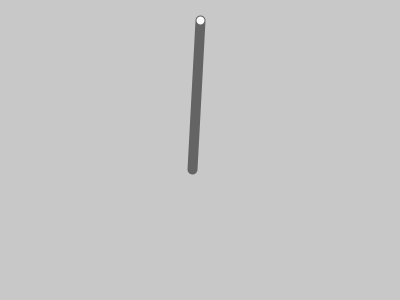
Frame 1 (no input)
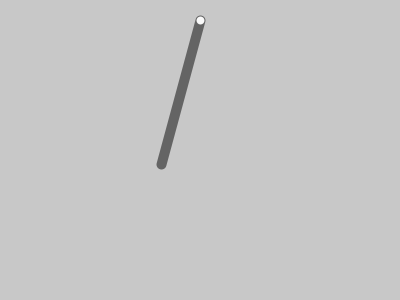
Frame 60 (the mouse pressed at the canvas centre just before this capture)
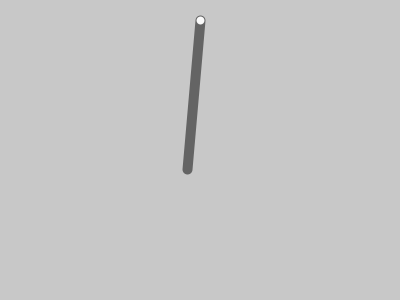
Frame 120 (the mouse held since frame 60 and released just before this capture)

The Processing sketch that drew these frames (run headless with seeded random() and noise(); from frame 60 on, the mouse is pressed at the canvas centre):

// Processing sketch: processing_148612
// ── processing_148612.pde


float period = 5;
float amplitude = 15;
void setup()
{
size(400,300);
}
void draw()
{
background(200);
translate(width/2,20);
float angle = motion();
rotate(angle);
pendulum();
}
void pendulum()
{
stroke(100);
strokeWeight(10);
line(0,0,0,150);
stroke(250);
strokeWeight(8);
point(0,0);
}
float motion()
{
float time = norm(millis(),0,1000);
float fraction = norm(time,0,period);
float shm = sin(fraction*TWO_PI);
float angle = amplitude*shm;
return radians(angle);
}
